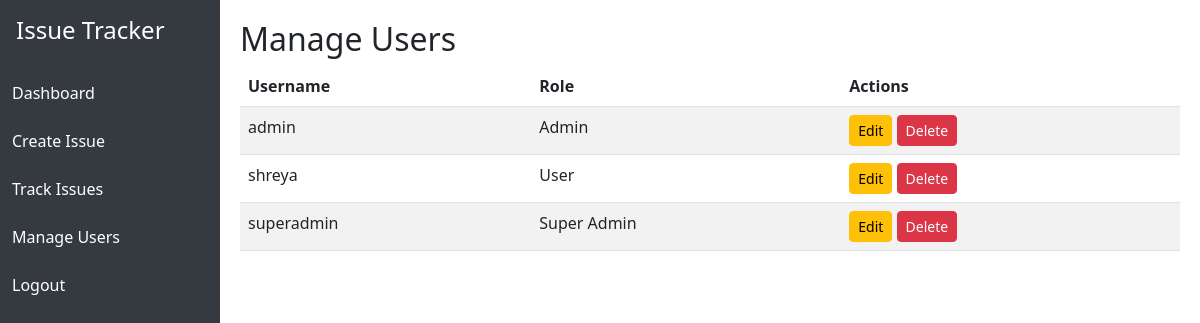
/manage_users (signed in), run on an earlier commit of the app's database.
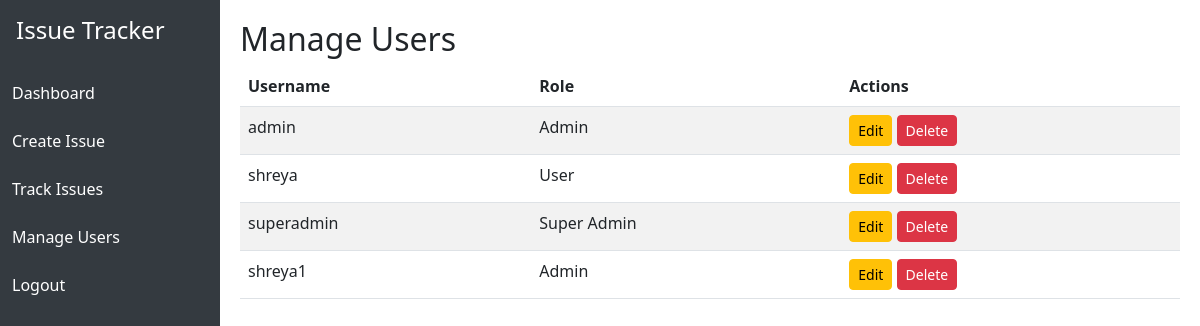
And on a later commit of the database.
### tables this page shows
CREATE TABLE users (
    id INTEGER PRIMARY KEY AUTOINCREMENT,
    username TEXT NOT NULL UNIQUE,
    password TEXT NOT NULL,
    role TEXT NOT NULL
);

### app/routes.py (the view)
@main.route('/manage_users')
@login_required
def manage_users():
    conn = get_db()
    cur = conn.cursor()
    users = cur.execute('SELECT * FROM users').fetchall()
    conn.close()
    return render_template('manage_users.html', users=users)

### app/auth.py (called while the page is built)
@login_manager.user_loader
def load_user(user_id):
    conn = get_db()
    cur = conn.cursor()
    cur.execute('SELECT * FROM users WHERE id = ?', (user_id,))
    row = cur.fetchone()
    conn.close()
    if row:
        return User(row['id'], row['username'], row['password'], row['role'])
    return None

### db.py (called while the page is built)
def get_db():
    conn = sqlite3.connect(Config.DB_PATH)
    conn.row_factory = sqlite3.Row
    return conn

### app/templates/manage_users.html
{% extends 'base.html' %}
{% block content %}
<h2>Manage Users</h2>
<table class="table table-striped">
  <thead>
    <tr>
      <th>Username</th>
      <th>Role</th>
      <th>Actions</th>
    </tr>
  </thead>
  <tbody>
    {% for user in users %}
    <tr>
      <td>{{ user[1] }}</td>
      <td>{{ user[3] }}</td>
      <td>
        <a href="{{ url_for('main.edit_user', user_id=user[0]) }}" class="btn btn-warning btn-sm">Edit</a>
        <a href="{{ url_for('main.delete_user', user_id=user[0]) }}" class="btn btn-danger btn-sm">Delete</a>
      </td>
    </tr>
    {% endfor %}
  </tbody>
</table>
{% endblock %}

### app/templates/base.html (shortened to what this page needs)
<!DOCTYPE html>
<html>
<head>
    <link href="https://cdn.jsdelivr.net/npm/bootstrap@5.3.0/dist/css/bootstrap.min.css" rel="stylesheet">
</head>
<body>
    {% if current_user.is_authenticated %}
    <div class="sidebar">
        <h4 class="p-3">Issue Tracker</h4>
        <a href="{{ url_for('main.home') }}">Dashboard</a>
        <a href="{{ url_for('main.create_issue') }}">Create Issue</a>
        <a href="{{ url_for('main.track_issues') }}">Track Issues</a>
        <a href="{{ url_for('main.manage_users') }}">Manage Users</a>
        <a href="{{ url_for('auth.logout') }}">Logout</a>
    </div>
    {% endif %}
    <div class="content">
        {% block content %}{% endblock %}
    </div>
</body>
</html>

### app/templates/base.html (style rules this page uses)
body { display: flex; min-height: 100vh; }
.sidebar { width: 220px; background: #343a40; color: white; flex-shrink: 0; }
.sidebar a { color: white; display: block; padding: 12px; text-decoration: none; }
.content { flex-grow: 1; padding: 20px; }

What changed in the data, as far as the page shows it:
added users: username "shreya1", role "Admin"
